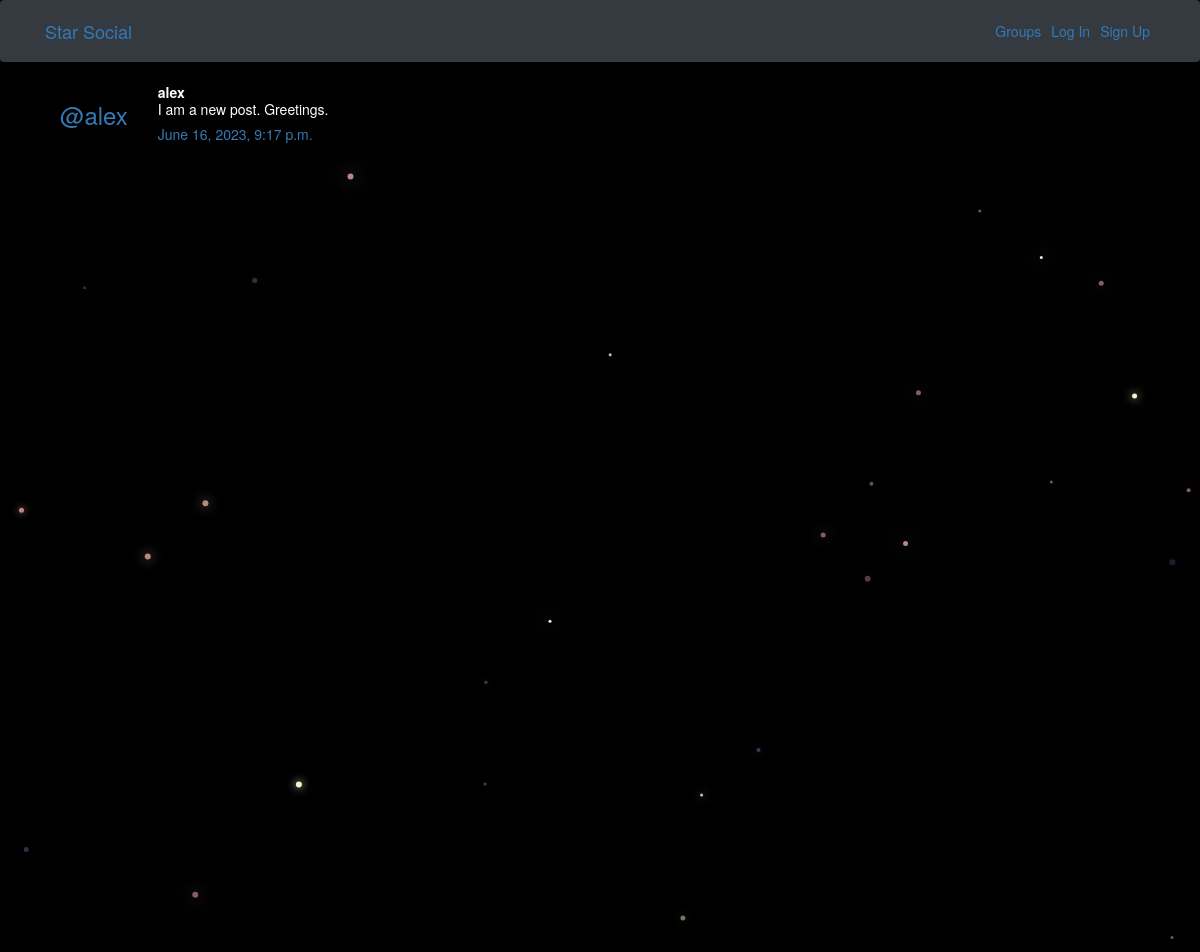
/posts/by/alex/13/, run on the app's committed database.
### posts/models.py (models this page shows, shortened)
class Post(models.Model):
    user = models.ForeignKey(User, related_name='posts', on_delete=models.CASCADE)
    created_at = models.DateTimeField(auto_now = True)
    message = models.TextField()
    message_html = models.TextField(editable = False)
    group = models.ForeignKey(Group, related_name = 'posts', null = True, blank = True, on_delete=models.CASCADE)
    class Meta:
        ordering = ['-created_at']
        unique_together = ['user', 'message']

### posts/views.py (the view)
# urls.py: path("by/<username>/<int:pk>/",views.PostDetail.as_view(),name = "single"),
class PostDetail(SelectRelatedMixin, generic.DetailView):
    model = models.Post
    select_related = ('user', 'group')
    def get_queryset(self):
        queryset = super().get_queryset()
        return queryset.filter(user__username__iexact = self.kwargs.get('username'))

### posts/templates/posts/post_detail.html
{% extends "posts/post_base.html" %}
{% block post_content %}
<div class ="col-md-8">
    {% include "posts/_post.html" %}
</div>
{% endblock %}

### posts/templates/posts/_post.html (shortened to what this page needs)
<div class = "post media">
    <h3 class="mr-5"><a href="{% url 'posts:for_user' username=post.user.username %}">@{{ post.user.username }}</a></h3>
    <div class = "media-body">
        <strong>{{post.user.username}}</strong>
        <h5 class = 'media-heading'>{{ post.message_html|safe }}
        <time class = 'time'><a href="{% url 'posts:single' username=post.user.username pk=post.pk %}">{{ post.created_at }}</a></time>
        </h5>
    </div>
</div>

### static/simplesocial/css/master.css (style rules this page uses)
body { margin: 0; overflow: hidden; background-color: black; color:white; }

### data on the page
Post: user.username "alex", message_html "I am a new post. Greetings.", created_at "June 16, 2023, 9:17 p.m."
